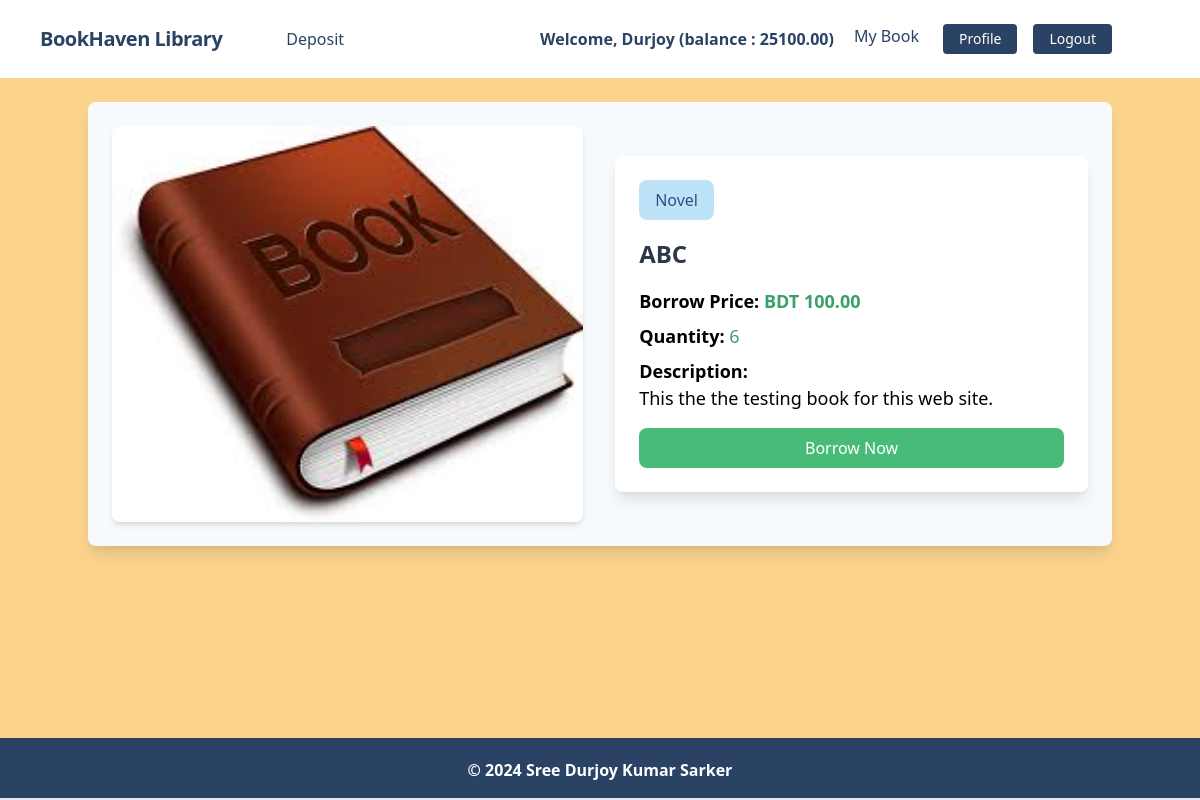
Page /books/book/1/ (signed in) on the committed database.
### accounts/models.py (models this page shows, shortened)
class UserAccount(models.Model):
    user = models.OneToOneField(User, related_name='account', on_delete=models.CASCADE)
    account_no = models.PositiveIntegerField(unique=True)  # Account number must be unique and positive
    phone_number1 = models.CharField(max_length=15, unique=True)  # Using CharField for better compatibility with country codes
    phone_number2 = models.CharField(max_length=15, unique=True)  # Same as above
    email = models.EmailField(unique=True)  # To ensure unique emails
    birth_date = models.DateField(null=True, blank=True)
    gender = models.CharField(max_length=10, choices=GENDER_TYPE)
    initial_deposit_date = models.DateField(auto_now_add=True)
    balance = models.DecimalField(default=0, max_digits=12, decimal_places=2)

### books/models.py (models this page shows, shortened)
class Book(models.Model):
        title = models.CharField(max_length=100)
        description = models.TextField()
        borrowprice = models.DecimalField(max_digits=10, decimal_places=2)
        quantity = models.IntegerField(default=1)
        image = models.ImageField(upload_to='books/uploads/', null=True, blank=True)
        catagory = models.ForeignKey(Category, on_delete=models.CASCADE)

class Category(models.Model):
    name = models.CharField(max_length=100)
    slug = models.SlugField(unique=True, blank=True)

### books/views.py (the view)
# urls.py: path('book/<int:pk>/', BookDetailView.as_view(), name='book_details'),
class BookDetailView(DetailView):
    model = Book
    template_name = 'books/book_details.html'  # Updated the template name to match conventions
    context_object_name = 'book'
    def get_object(self):
        return get_object_or_404(Book, pk=self.kwargs['pk'])

### books/templates/books/book_details.html (shortened to what this page needs)
{% extends 'base.html' %}
{% block content %}
<div class="container mx-auto mt-6 bg-gray-100 p-6 rounded-lg shadow-lg">
    <div class="flex flex-col md:flex-row items-center justify-center gap-8">
        <div class="md:w-1/2 w-full">
            <img
                src="{{ book.image.url }}"
                alt="{{ book.title }}"
                class="rounded-lg shadow-md w-full max-h-96 object-cover"
            />
        </div>
        <div class="bg-white p-6 rounded-lg shadow-lg md:w-1/2 w-full">
            <button
                class="bg-blue-200 text-blue-800 px-4 py-2 rounded-lg cursor-not-allowed mb-4"
                disabled>
                {{ book.catagory.name }}
            </button>
            <h2 class="text-2xl font-bold text-gray-800 mb-4">{{ book.title }}</h2>
            <p class="mb-2 text-lg">
                <strong>Borrow Price:</strong>
                <span class="text-green-600 font-semibold">BDT {{ book.borrowprice }}</span>
            </p>
            <p class="mb-2 text-lg">
              <strong>Quantity:</strong>
              <span class="{% if book.quantity > 0 %}text-green-600{% else %}text-red-600{% endif %}">
                  {{ book.quantity }}
              </span>
          </p>
            <p class="mb-4 text-lg">
                <strong>Description:</strong>
                <br>{{ book.description }}
            </p>
            <div class="mt-4">
                {% if request.GET.source == "profile" %}
                <form method="POST" action="{% url 'borrow_book' book.id %}">
                    {% csrf_token %}
                    {% if book.quantity > 0 %}
                    <button class="w-full bg-blue-500 hover:bg-blue-600 text-white py-2 px-4 rounded-lg transition">
                        Borrow Again
                    </button>
                    {% else %}
                    <button class="w-full bg-gray-300 text-gray-600 py-2 px-4 rounded-lg cursor-not-allowed" disabled>
                        Out of Stock
                    </button>
                    {% endif %}
                </form>
                {% else %}
                {% if request.user.is_authenticated %}
                <form action="{% url 'borrow_book' book.id %}" method="POST">
                    {% if book.quantity > 0 %}
                    <button class="w-full bg-green-500 hover:bg-green-600 text-white py-2 px-4 rounded-lg transition">
                        Borrow Now
                    </button>
                    {% else %}
                    <button class="w-full bg-gray-300 text-gray-600 py-2 px-4 rounded-lg cursor-not-allowed" disabled>
                        Out of Stock
                    </button>
                    {% endif %}
                </form>
                {% else %}
                <p class="text-red-500 font-semibold mt-4">Login to borrow this book.</p>
                {% endif %}
                {% endif %}
            </div>
        </div>
    </div>
</div>
{% endblock %}

### core/templates/navbar.html (shortened to what this page needs)
<nav class="flex items-center justify-between flex-wrap bg-white p-6 px-10">
    <div class="flex items-center flex-shrink-0 text-white mr-6">
        <span class="font-semibold text-xl tracking-tight text-blue-900"><a href="/">BookHaven Library</a></span>
    </div>
    <div class="w-full block flex-grow lg:flex lg:items-center lg:w-auto px-10">
        {% if request.user.is_authenticated %}
            <div class="text-md lg:flex-grow">
                <a href="{% url 'deposit' %}" class="block mt-4 lg:inline-block lg:mt-0 text-blue-900 hover:text-red-900 hover:font-black mr-4">
                    Deposit
                </a>
            </div>
            <div class="flex w-auto">
                <div class="text-blue-900 my-auto font-black px-5">Welcome, {{ request.user.first_name }} (balance : {{request.user.account.balance}}) </div>
                <div class="text-md lg:flex-grow">
                    <a href="{% url 'book_history' %}" class="block mt-4 lg:inline-block lg:mt-0 text-blue-900 hover:text-red-900 hover:font-black mr-4">
                        My Book
                    </a>
                </div>
                <a href="{% url 'profile' %}" class="mx-2 inline-block font-medium text-sm px-4 py-2 leading-none bg-blue-900 rounded text-white border-white hover:border-transparent hover:text-dark hover:bg-red-700 mt-4 lg:mt-0">Profile</a>
                <form action="{% url 'logout' %}" method="post" class="inline mx-2">
                    <button type="submit" class="font-medium text-sm px-4 py-2 leading-none bg-blue-900 rounded text-white border-white hover:border-transparent hover:text-dark hover:bg-red-700 mt-4 lg:mt-0">
                        Logout
                    </button>
                </form>
            </div>
        {% endif %}
    </div>
</nav>

### rows in the picture
Book: image (picture), catagory.name "Novel", title "ABC", borrowprice "100.00", quantity "6", description "This the the testing book for this web site."

### other values in the picture
{{ request.user.first_name }} "Durjoy"
{{ request.user.account.balance }} "25100.00"
